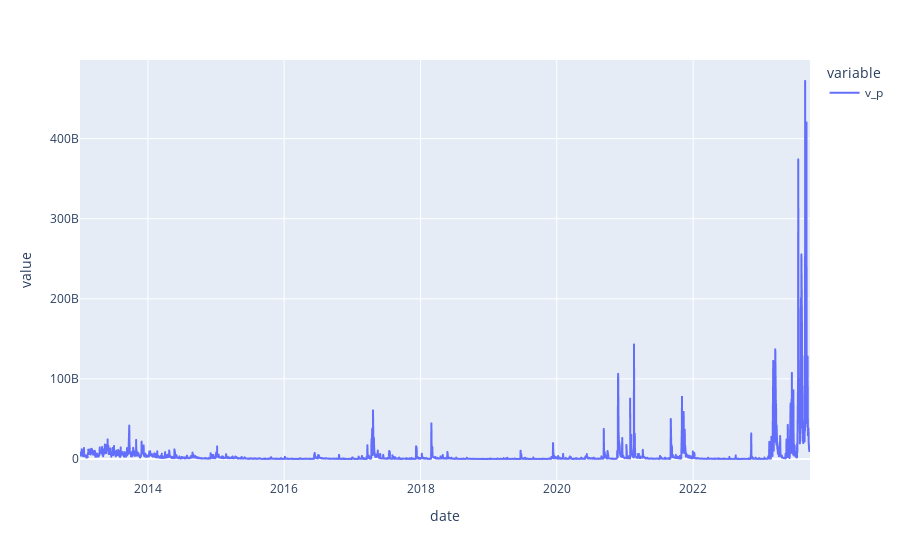

Notebook source saved alongside this figure:
### Code cell
(
    df_with_feats
    .loc[lambda df : df.code == '041020']    
    .set_index('date')
    ['v_p']
    # .cumsum()
).plot()

### Figure 1 — Plotly figure (JSON) as saved in the notebook; plotly's stock layout.template omitted (floating-point values rounded to 4 significant figures; data arrays with more than 128 entries replaced by an {"elided": "..."} marker saying what was removed)
{"data": [{"hovertemplate": "variable=v_p<br>date=%{x}<br>value=%{y}<extra></extra>", "legendgroup": "v_p", "line": {"color": "#636efa", "dash": "solid"}, "marker": {"symbol": "circle"}, "mode": "lines", "name": "v_p", "showlegend": true, "type": "scattergl", "x": {"elided": "2640 str values"}, "xaxis": "x", "y": {"elided": "2640 float values"}, "yaxis": "y"}], "layout": {"legend": {"title": {"text": "variable"}, "tracegroupgap": 0}, "margin": {"t": 60}, "xaxis": {"anchor": "y", "domain": [0, 1], "title": {"text": "date"}}, "yaxis": {"anchor": "x", "domain": [0, 1], "title": {"text": "value"}}}}
